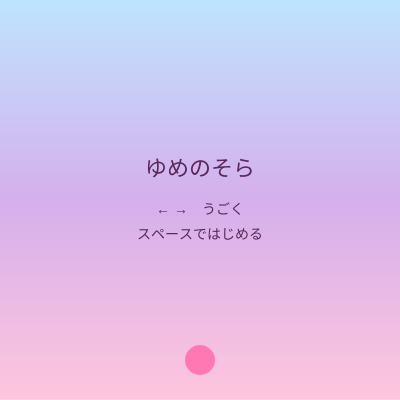
Frame 1 (no input)
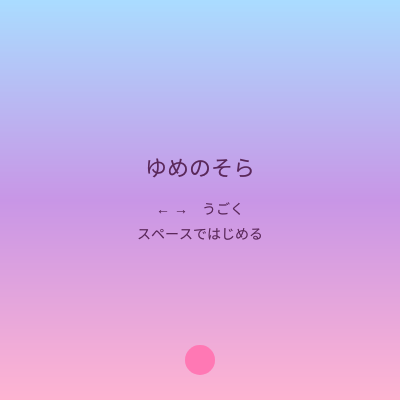
Frame 60 (no input)
Frame 120 (the mouse pressed at the canvas centre since frame 60): identical to frame 60, image omitted

The p5.js sketch that drew these frames (run headless with seeded random() and noise() and a simulated clock; from frame 60 on, the mouse is pressed at the canvas centre):

// p5.js sketch
// ── sketch.js
// ゆめかわの空から落ちてくるもの。見た目で選ぶ？ それとも…
const SPEED = 4;            // 自分が動く速さ
const CATCH_DIST = 28;      // この距離まで近づくと取れる
const TIME_LIMIT = 1800;    // 60フレーム × 30秒
const POINTS = [1, 3];      // 種類ごとのポイント：[0]きれい、[1]有毒そう

let state = 'title';        // 'title'（はじめ）、'play'（遊ぶ）、'result'（結果）
let px;                     // 自分の横の位置
let items = [];             // 落ちてくるもの
let popups = [];            // 取ったときに浮かぶ「+3」などの文字
let points, best = 0;       // ポイントと、いちばん良かったポイント
let caught;                 // 取った数：[0]きれい、[1]有毒そう
let timeLeft, spawnTimer, pulse;

function setup() {
  createCanvas(400, 400);
  resetGame();
}

function resetGame() {
  px = width / 2;
  items = [];
  popups = [];
  points = 0;
  caught = [0, 0];
  timeLeft = TIME_LIMIT;
  spawnTimer = 0;
  pulse = 0;
}

function keyPressed() {
  if (key === ' ' && state !== 'play') {
    resetGame();
    state = 'play';
  }
}

function draw() {
  drawBackground();
  if (state === 'play') {
    updateGame();
  }
  drawItems();
  drawPlayer();
  drawPopups();
  if (state === 'title') {
    drawTitle();
  } else if (state === 'play') {
    drawHUD();
  } else {
    drawResult();
  }
}

function updateGame() {
  // 左右キーで動く
  if (keyIsDown(LEFT_ARROW)) px -= SPEED;
  if (keyIsDown(RIGHT_ARROW)) px += SPEED;
  px = constrain(px, 20, width - 20);

  // 時間がたつほど、落ちるのが速く、出てくる間隔が短くなる
  const passed = TIME_LIMIT - timeLeft;
  const fallSpeed = 1.5 + passed / 600;
  const interval = max(18, 50 - passed / 60);

  spawnTimer++;
  if (spawnTimer > interval) {
    items.push(makeItem());
    spawnTimer = 0;
  }

  const playerY = height - 40;
  for (let i = items.length - 1; i >= 0; i--) {
    items[i].y += fallSpeed;
    if (dist(px, playerY, items[i].x, items[i].y) < CATCH_DIST) {
      collect(items[i]);
      items.splice(i, 1);
    } else if (items[i].y > height + 20) {
      items.splice(i, 1);
    }
  }

  timeLeft--;
  if (timeLeft <= 0) {
    best = max(best, points);
    state = 'result';
  }
}

// 新しく落とすものを作る
function makeItem() {
  return {
    x: random(20, width - 20),
    y: -20,
    type: random() < 0.5 ? 0 : 1,
    spikes: makeSpikes(),
    phase: random(TWO_PI),
  };
}

// 取ったとき：種類ごとに決まった点数が入る
function collect(it) {
  const gain = POINTS[it.type];
  points += gain;
  caught[it.type]++;
  popups.push({ x: it.x, y: it.y, text: '+' + gain, life: 40 });
  pulse = 10;
}

// 有毒そうなもののトゲ（角度と長さをばらばらに）
function makeSpikes() {
  const list = [];
  const n = 7;
  for (let k = 0; k < n; k++) {
    list.push({ a: k * TWO_PI / n + random(-0.2, 0.2), len: random(8, 18) });
  }
  return list;
}

// 背景：水色→紫→ピンクの3色グラデーション
function drawBackground() {
  for (let y = 0; y < height; y++) {
    const t = y / height;
    let r, g, b;
    if (t < 0.5) {
      const k = t / 0.5;
      r = 170 + (200 - 170) * k;
      g = 220 + (150 - 220) * k;
      b = 255 + (230 - 255) * k;
    } else {
      const k = (t - 0.5) / 0.5;
      r = 200 + (255 - 200) * k;
      g = 150 + (180 - 150) * k;
      b = 230 + (210 - 230) * k;
    }
    stroke(r, g, b);
    line(0, y, width, y);
  }
}

// 落ちてくるものを描く（きれいなものはゆらゆら、有毒そうなものはふるえる）
function drawItems() {
  for (let i = 0; i < items.length; i++) {
    const it = items[i];
    if (it.type === 0) {
      const x = it.x + sin(frameCount * 0.05 + it.phase) * 4;
      noStroke();
      fill(255, 255, 255, 110);
      ellipse(x, it.y, 22);
      fill(255, 240, 250, 230);
      ellipse(x, it.y, 12);
    } else {
      const x = it.x + random(-1, 1);
      stroke(120, 0, 40);
      strokeWeight(3);
      for (let k = 0; k < it.spikes.length; k++) {
        const s = it.spikes[k];
        line(x, it.y, x + cos(s.a) * s.len, it.y + sin(s.a) * s.len);
      }
      noStroke();
      fill(30, 0, 30);
      ellipse(x, it.y, 14);
    }
  }
}

// 自分：取った瞬間だけ少しふくらむ
function drawPlayer() {
  if (pulse > 0) pulse--;
  noStroke();
  fill(255, 120, 180);
  ellipse(px, height - 40, 30 + pulse);
}

// 「+3」などの文字を、上に浮かべながら消していく
function drawPopups() {
  textAlign(CENTER, CENTER);
  textSize(16);
  noStroke();
  for (let i = popups.length - 1; i >= 0; i--) {
    const p = popups[i];
    p.y -= 1;
    p.life--;
    fill(90, 40, 90, p.life * 6);
    text(p.text, p.x, p.y);
    if (p.life <= 0) {
      popups.splice(i, 1);
    }
  }
}

// はじめの画面：ルールは書かない。操作だけ
function drawTitle() {
  noStroke();
  fill(90, 40, 90);
  textAlign(CENTER, CENTER);
  textSize(22);
  text('ゆめのそら', width / 2, height / 2 - 30);
  textSize(14);
  text('← →　うごく', width / 2, height / 2 + 10);
  text('スペースではじめる', width / 2, height / 2 + 35);
}

// 遊んでいる間の表示：ポイントと残り時間
function drawHUD() {
  noStroke();
  fill(90, 40, 90);
  textSize(14);
  textAlign(LEFT, TOP);
  text(points + ' pt', 10, 10);
  textAlign(RIGHT, TOP);
  text(ceil(timeLeft / 60) + ' 秒', width - 10, 10);
}

// 結果画面：取った数を棒グラフで見せて、ここで初めて点数の仕組みを明かす
function drawResult() {
  noStroke();
  fill(255, 255, 255, 210);
  rect(30, 30, width - 60, height - 60, 14);

  fill(90, 40, 90);
  textAlign(CENTER, TOP);
  textSize(20);
  text(points + ' pt', width / 2, 45);
  textSize(12);
  text('ベスト ' + best + ' pt', width / 2, 72);

  // 取った数の棒グラフ
  const base = 250;
  const labels = ['きれいなもの', '有毒そうなもの'];
  for (let j = 0; j < 2; j++) {
    const h = min(caught[j] * 6, 130);
    const x = 120 + j * 120;
    if (j === 0) {
      fill(255, 180, 220);
    } else {
      fill(40, 0, 40);
    }
    rect(x - 25, base - h, 50, h);
    fill(90, 40, 90);
    text(labels[j], x, base + 6);
    text(caught[j] + ' こ', x, base - h - 18);
  }

  // ここで初めて、点数の仕組みを明かす
  textSize(13);
  text('きれいなもの 1pt ／ 有毒そうなもの 3pt', width / 2, 290);
  text('見た目で、選んでいませんでしたか？', width / 2, 312);
  textSize(12);
  text('スペースでもう一度', width / 2, 340);
}
